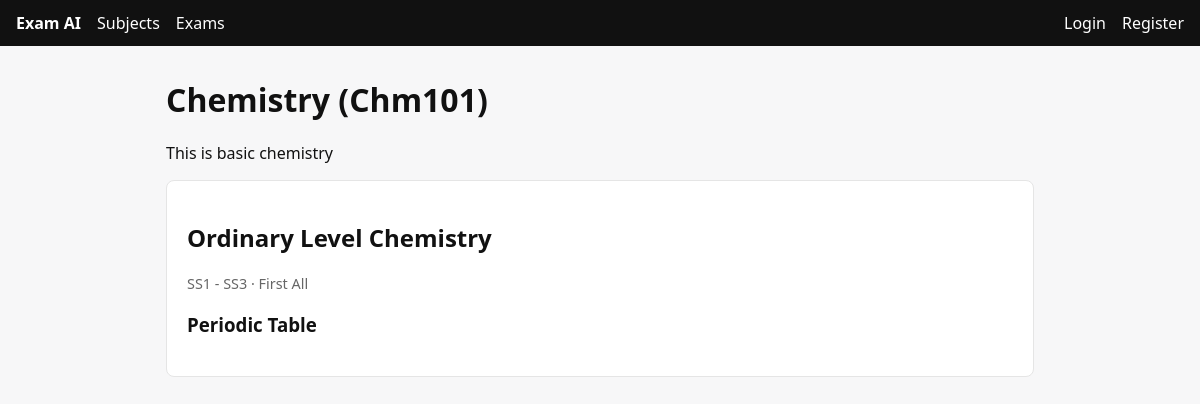
Screenshot of /subjects/1/ with the database file from the repository.
### subjects/models.py (models this page shows, shortened)
class Subject(models.Model):
    name = models.CharField(max_length=100)
    code = models.CharField(max_length=20, unique=True)
    description = models.TextField(blank=True)
    created_at = models.DateTimeField(auto_now_add=True)

class SchemeOfWork(models.Model):
    subject = models.ForeignKey(Subject, on_delete=models.CASCADE, related_name="schemes")
    title = models.CharField(max_length=200)
    class_level = models.CharField(max_length=50, blank=True)
    term = models.CharField(max_length=50, blank=True)
    session = models.CharField(max_length=50, blank=True)
    description = models.TextField(blank=True)

class Topic(models.Model):
    scheme = models.ForeignKey(SchemeOfWork, on_delete=models.CASCADE, related_name="topics")
    title = models.CharField(max_length=200)
    order = models.PositiveIntegerField(default=1)
    objectives = models.TextField(blank=True)
    class Meta:
        ordering = ["order"]

### subjects/views.py (the view)
# urls.py: path("<int:pk>/", views.subject_detail, name="subject_detail"),
def subject_detail(request, pk):
    subject = get_object_or_404(Subject, pk=pk)
    return render(request, "subjects/detail.html", {"subject": subject})

### templates/subjects/detail.html (shortened to what this page needs)
{% extends "base.html" %}
{% block content %}
<h1>{{ subject.name }} ({{ subject.code }})</h1>
<p>{{ subject.description }}</p>
{% for scheme in subject.schemes.all %}
  <div class="card">
    <h2>{{ scheme.title }}</h2>
    <p class="muted">{{ scheme.class_level }} · {{ scheme.term }} {{ scheme.session }}</p>
    {% for topic in scheme.topics.all %}
      <h3>{{ topic.title }}</h3>
    {% endfor %}
  </div>
{% endfor %}
{% endblock %}

### templates/base.html (style rules this page uses)
* { box-sizing: border-box; }
body { font-family: system-ui, sans-serif; margin: 0; background: #f7f7f8; color: #111; }
.card { background: #fff; border: 1px solid #e5e5e5; border-radius: 8px; padding: 1.25rem; margin-bottom: 1rem; }
.muted { color: #666; font-size: 0.9rem; }

### rows the page displays
Subject: name "Chemistry", code "Chm101", description "This is basic chemistry"
SchemeOfWork: title "Ordinary Level Chemistry", class_level "SS1 - SS3", term "First", session "All"
Topic: title "Periodic Table"
